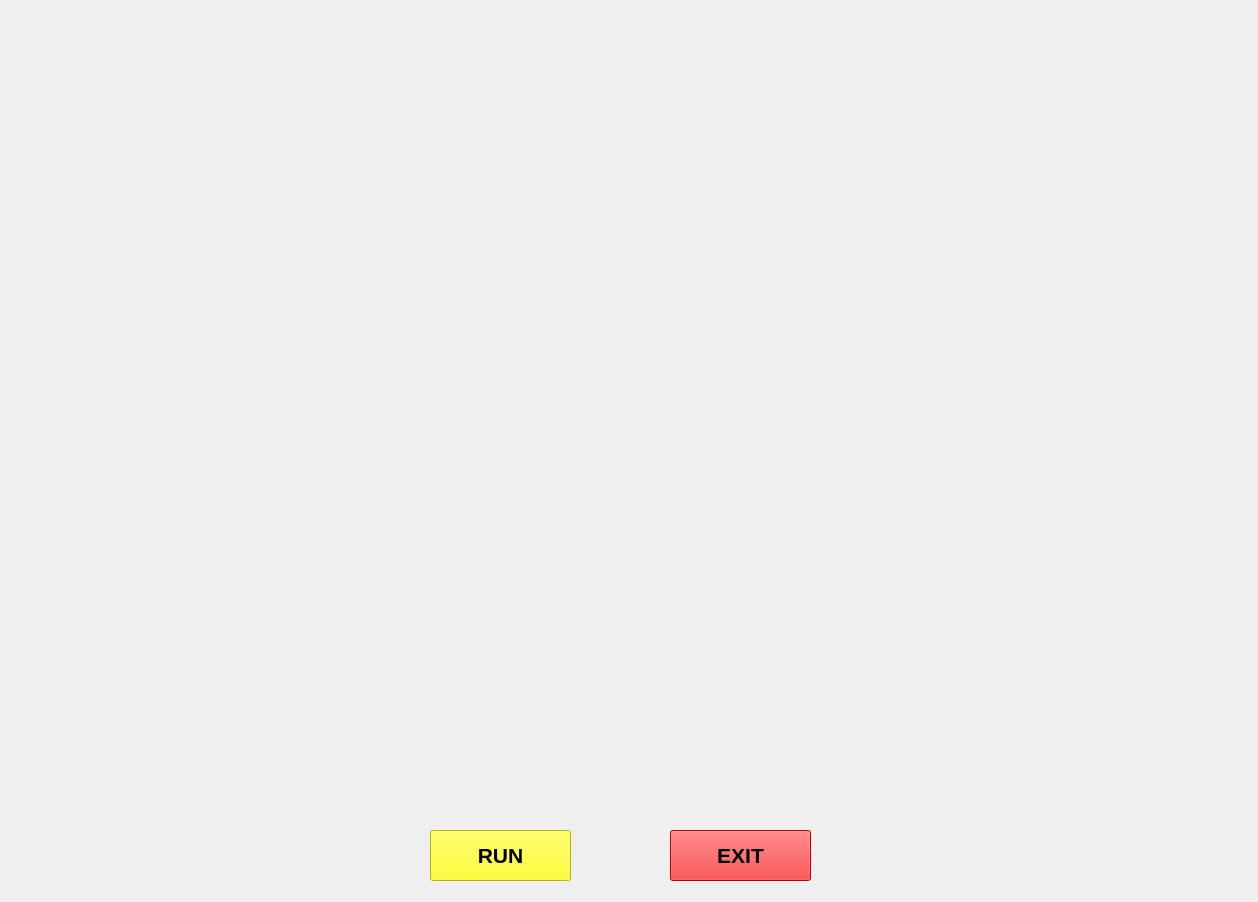
<?xml version="1.0" encoding="UTF-8"?>
<ui version="4.0">
 <class>JarvisUI</class>
 <widget class="QMainWindow" name="JarvisUI">
  <property name="geometry">
   <rect>
    <x>0</x>
    <y>0</y>
    <width>1258</width>
    <height>902</height>
   </rect>
  </property>
  <property name="windowTitle">
   <string>MainWindow</string>
  </property>
  <widget class="QWidget" name="centralwidget">
   <widget class="QLabel" name="label">
    <property name="geometry">
     <rect>
      <x>-260</x>
      <y>-10</y>
      <width>1761</width>
      <height>1081</height>
     </rect>
    </property>
    <property name="text">
     <string/>
    </property>
    <property name="pixmap">
     <pixmap>../photos/ii.jpg</pixmap>
    </property>
    <property name="scaledContents">
     <bool>true</bool>
    </property>
   </widget>
   <widget class="QPushButton" name="pushButton_2">
    <property name="geometry">
     <rect>
      <x>670</x>
      <y>830</y>
      <width>141</width>
      <height>51</height>
     </rect>
    </property>
    <property name="font">
     <font>
      <pointsize>16</pointsize>
      <weight>75</weight>
      <bold>true</bold>
     </font>
    </property>
    <property name="styleSheet">
     <string notr="true">background-color: rgb(255, 0, 0);</string>
    </property>
    <property name="text">
     <string>EXIT</string>
    </property>
   </widget>
   <widget class="QLabel" name="label_2">
    <property name="geometry">
     <rect>
      <x>0</x>
      <y>-50</y>
      <width>491</width>
      <height>321</height>
     </rect>
    </property>
    <property name="text">
     <string/>
    </property>
    <property name="pixmap">
     <pixmap>../photos/loading.gif</pixmap>
    </property>
    <property name="scaledContents">
     <bool>true</bool>
    </property>
   </widget>
   <widget class="QLabel" name="label_3">
    <property name="geometry">
     <rect>
      <x>30</x>
      <y>170</y>
      <width>381</width>
      <height>301</height>
     </rect>
    </property>
    <property name="text">
     <string/>
    </property>
    <property name="pixmap">
     <pixmap>../photos/pro.gif</pixmap>
    </property>
    <property name="scaledContents">
     <bool>true</bool>
    </property>
   </widget>
   <widget class="QLabel" name="label_4">
    <property name="geometry">
     <rect>
      <x>900</x>
      <y>90</y>
      <width>311</width>
      <height>361</height>
     </rect>
    </property>
    <property name="text">
     <string/>
    </property>
    <property name="pixmap">
     <pixmap>../photos/model.gif</pixmap>
    </property>
    <property name="scaledContents">
     <bool>false</bool>
    </property>
   </widget>
   <widget class="QLabel" name="label_5">
    <property name="geometry">
     <rect>
      <x>910</x>
      <y>640</y>
      <width>391</width>
      <height>231</height>
     </rect>
    </property>
    <property name="text">
     <string/>
    </property>
    <property name="pixmap">
     <pixmap>../photos/pro3.gif</pixmap>
    </property>
    <property name="scaledContents">
     <bool>true</bool>
    </property>
   </widget>
   <widget class="QPushButton" name="pushButton_3">
    <property name="geometry">
     <rect>
      <x>430</x>
      <y>830</y>
      <width>141</width>
      <height>51</height>
     </rect>
    </property>
    <property name="font">
     <font>
      <pointsize>16</pointsize>
      <weight>75</weight>
      <bold>true</bold>
     </font>
    </property>
    <property name="styleSheet">
     <string notr="true">background-color: rgb(255, 255, 0);</string>
    </property>
    <property name="text">
     <string>RUN</string>
    </property>
   </widget>
   <widget class="QTextBrowser" name="textBrowser">
    <property name="geometry">
     <rect>
      <x>590</x>
      <y>50</y>
      <width>256</width>
      <height>51</height>
     </rect>
    </property>
    <property name="font">
     <font>
      <pointsize>14</pointsize>
      <weight>75</weight>
      <bold>true</bold>
     </font>
    </property>
    <property name="styleSheet">
     <string notr="true">background:transparent;
border-radius:none;</string>
    </property>
   </widget>
   <widget class="QTextBrowser" name="textBrowser_2">
    <property name="geometry">
     <rect>
      <x>850</x>
      <y>50</y>
      <width>256</width>
      <height>51</height>
     </rect>
    </property>
    <property name="styleSheet">
     <string notr="true">background:transparent;
border-radius:none;</string>
    </property>
   </widget>
   <widget class="QLabel" name="label_6">
    <property name="geometry">
     <rect>
      <x>10</x>
      <y>650</y>
      <width>341</width>
      <height>301</height>
     </rect>
    </property>
    <property name="text">
     <string/>
    </property>
    <property name="pixmap">
     <pixmap>../photos/1.png</pixmap>
    </property>
    <property name="scaledContents">
     <bool>true</bool>
    </property>
   </widget>
   <zorder>label</zorder>
   <zorder>label_2</zorder>
   <zorder>label_3</zorder>
   <zorder>label_4</zorder>
   <zorder>label_5</zorder>
   <zorder>pushButton_2</zorder>
   <zorder>pushButton_3</zorder>
   <zorder>textBrowser</zorder>
   <zorder>textBrowser_2</zorder>
   <zorder>label_6</zorder>
  </widget>
 </widget>
 <resources/>
 <connections/>
</ui>
